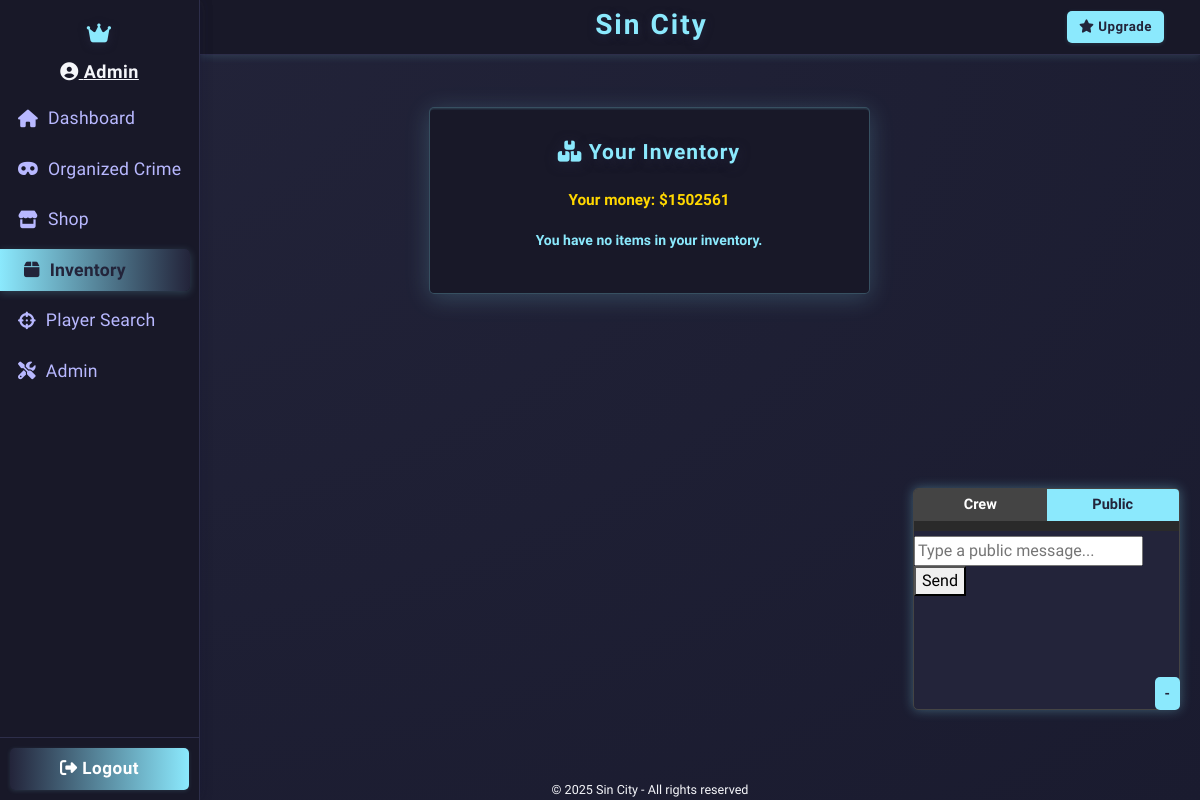
Before: /inventory (signed in) with the older database file.
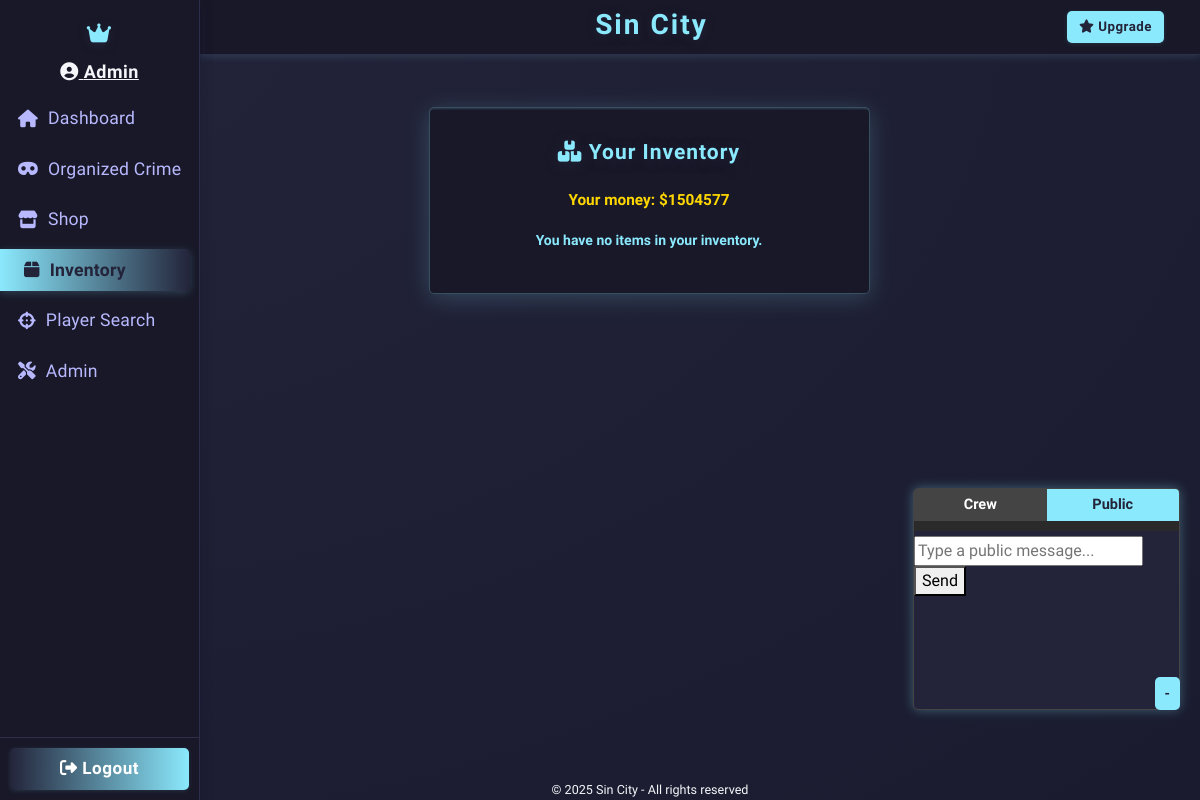
After: the same page with the newer database file.
### app.py (models this page shows)
class Character(db.Model):
    id = db.Column(db.Integer, primary_key=True)
    master_id = db.Column(db.Integer, db.ForeignKey('user.id'))
    user_id = db.Column(db.Integer, db.ForeignKey('user.id'), nullable=True)
    name = db.Column(db.String(12), nullable=False)
    health = db.Column(db.Integer, default=100)
    money = db.Column(db.Integer, default=0)
    level = db.Column(db.Integer, default=1)
    xp = db.Column(db.Integer, default=0)
    earn_streak = db.Column(db.Integer, default=0)
    last_earned = db.Column(db.DateTime, nullable=True)
    is_alive = db.Column(db.Boolean, default=True)
    user = db.relationship('User', backref='linked_character', foreign_keys=[user_id])
    gun_id = db.Column(db.Integer, db.ForeignKey('shop_item.id'))
    profile_image = db.Column(db.String(255), nullable=True)
    crew = db.Column(db.Integer, db.ForeignKey('crew.id'), nullable=True)
    crew_id = db.Column(db.Integer, db.ForeignKey('crew.id'))
    linked_user = db.relationship('User', foreign_keys=[user_id])
    gun = db.relationship('ShopItem', foreign_keys=[gun_id])

### app.py (the view, shortened to what this page needs)
@app.route('/inventory', methods=['GET', 'POST'])
@login_required
def inventory():
    character = Character.query.filter_by(master_id=current_user.id, is_alive=True).first()
    if not character:
        flash("No character found.", "danger")
        return redirect(url_for('dashboard'))
    inventory_items = UserInventory.query.filter_by(user_id=current_user.id).all()
    return render_template('inventory.html', inventory_items=inventory_items, character=character)

### app.py (called while the page is built)
@app.context_processor
def inject_user():
    return dict(user=current_user)

@app.before_request
def update_last_seen():
    if current_user.is_authenticated:
        now = datetime.utcnow()
        if not current_user.last_seen or (now - current_user.last_seen).seconds > 1:
            current_user.last_seen = now
            db.session.commit()

@app.before_request
def enable_sqlite_fk():
    if db.engine.url.drivername == 'sqlite':
        with db.engine.connect() as conn:
            conn.execute(db.text("PRAGMA foreign_keys=ON"))

@app.before_request
def check_character_alive():
    if current_user.is_authenticated:
        char = Character.query.filter_by(master_id=current_user.id).first()
        if not char or not char.is_alive:
            if request.endpoint not in ('create_character', 'logout', 'static'):
                return redirect(url_for('create_character'))

@login_manager.user_loader
def load_user(user_id):
    return db.session.get(User, int(user_id))

### templates/inventory.html (shortened to what this page needs)
{% extends "base.html" %}
{% block content %}
<div class="shop-container">
  <h1 class="shop-title"><i class="fa-solid fa-boxes-stacked"></i> Your Inventory</h1>
    <span class="shop-money">Your money: ${{ character.money }}</span>
    {% if not inventory_items %}
        <p class="shop-message">You have no items in your inventory.</p>
    {% endif %}
</div>
{% endblock %}

### templates/base.html (shortened to what the changed rows need)
<!DOCTYPE html>
<html lang="en">
<head>
  <link rel="stylesheet" href="https://cdn.jsdelivr.net/npm/bootstrap@4.6.2/dist/css/bootstrap.min.css">
  <link rel="stylesheet" href="https://cdnjs.cloudflare.com/ajax/libs/font-awesome/6.4.2/css/all.min.css">
</head>
<body>
  <body class="fade-in">
  <div class="layout-root fade-in">
  <div class="layout-root">
    <div class="sidebar {% if request.endpoint in ['login', 'register'] %}d-none{% endif %}">
    <nav class="sidebar">
      {% if current_user.is_authenticated %}
      <div class="sidebar-user">
          <a href="{{ url_for('profile', username=current_user.username) }}" style="color:inherit; text-decoration: underline;">
          <i class="fas fa-user-circle"></i>
          <strong>{{ current_character.name }}</strong>
          </a>
      </div>
      {% endif %}
    </nav>
    </div>
    <div class="main-area">
      <main class="content-area">
        {% block content %}{% endblock %}
      </main>
    </div>
  </div>
</div>
</body>
</html>

Changed rows visible on the page:
changed Character "Admin": money "1502561" → "1504577"
